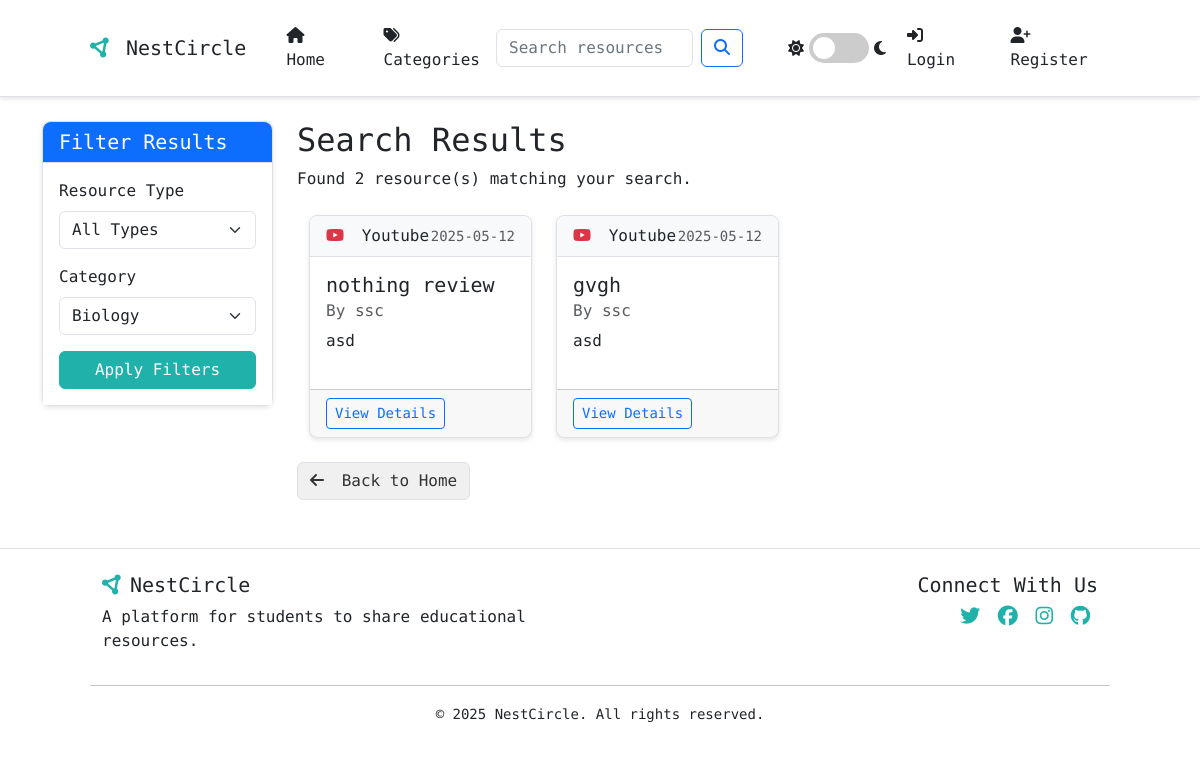
Screenshot of /search?category_id=5 with the database file from the repository.
### app.py (models this page shows, shortened)
class Resource(db.Model):
    id = db.Column(db.Integer, primary_key=True)
    title = db.Column(db.String(100), nullable=False)
    description = db.Column(db.Text, nullable=False)
    date_posted = db.Column(db.DateTime, nullable=False, default=datetime.utcnow)
    resource_type = db.Column(db.String(20), nullable=False)  # "link", "pdf", "youtube", etc.
    content = db.Column(db.Text, nullable=False)  # URL or file path
    user_id = db.Column(db.Integer, db.ForeignKey('user.id'), nullable=False)
    ratings = db.relationship('Rating', backref='resource', lazy=True, cascade="all, delete-orphan")
    comments = db.relationship('Comment', backref='resource', lazy=True, cascade="all, delete-orphan",
                              order_by="desc(Comment.date_posted)")
    bookmarks = db.relationship('Bookmark', backref='resource', lazy=True, cascade="all, delete-orphan")

class User(db.Model, UserMixin):
    id = db.Column(db.Integer, primary_key=True)
    username = db.Column(db.String(20), unique=True, nullable=False)
    email = db.Column(db.String(120), unique=True, nullable=False)
    password = db.Column(db.String(60), nullable=False)
    role = db.Column(db.String(20), nullable=False, default='user')  # 'user', 'moderator', 'admin'
    email_verified = db.Column(db.Boolean, default=False)
    notification_preferences = db.Column(db.Text, default='{"new_resources": true, "comments_on_resources": true, "ratings_on_resources": false}')
    resources = db.relationship('Resource', backref='author', lazy=True)
    ratings = db.relationship('Rating', backref='user', lazy=True)
    comments = db.relationship('Comment', backref='author', lazy=True)
    bookmarks = db.relationship('Bookmark', backref='user', lazy=True)

### app.py (the view)
@app.route('/search', methods=['GET'])
def search():
    query = request.args.get('query', '')
    category_id = request.args.get('category_id')
    resource_type = request.args.get('resource_type')
    resources_query = Resource.query
    if query:
        resources_query = resources_query.filter(
            (Resource.title.contains(query)) |
            (Resource.description.contains(query))
        )
    if category_id:
        resources_query = resources_query.join(
            resource_categories
        ).join(
            Category
        ).filter(Category.id == category_id)
    if resource_type:
        resources_query = resources_query.filter(Resource.resource_type == resource_type)
    resources = resources_query.order_by(Resource.date_posted.desc()).all()
    categories = Category.query.all()
    return render_template('search.html', resources=resources, query=query,
                          categories=categories, selected_category_id=category_id)

### app.py (called while the page is built)
@app.context_processor
def inject_now():
    return {'now': datetime.utcnow()}

@app.context_processor
def inject_user_roles():
    return {'is_admin': current_user.is_authenticated and current_user.has_role('admin'),
            'is_moderator': current_user.is_authenticated and current_user.has_role('moderator')}

### templates/search.html (shortened to what this page needs)
{% extends "base.html" %}
{% block content %}
<div class="row">
    <div class="col-md-3">
        <div class="card mb-4">
            <div class="card-header bg-primary text-white">
                <h5 class="mb-0">Filter Results</h5>
            </div>
            <div class="card-body">
                <form method="GET" action="{{ url_for('search') }}">
                    <div class="mb-3">
                        <label for="resource_type" class="form-label">Resource Type</label>
                        <select class="form-select" id="resource_type" name="resource_type">
                            <option value="">All Types</option>
                        </select>
                    </div>
                    {% if categories %}
                    <div class="mb-3">
                        <label for="category_id" class="form-label">Category</label>
                        <select class="form-select" id="category_id" name="category_id">
                            {% for category in categories %}
                                <option value="{{ category.id }}" {% if request.args.get('category_id')|int == category.id %}selected{% endif %}>
                                    {{ category.name }}
                                </option>
                            {% endfor %}
                        </select>
                    </div>
                    {% endif %}
                    <div class="d-grid">
                        <button type="submit" class="btn btn-primary">Apply Filters</button>
                    </div>
                </form>
            </div>
        </div>
    </div>
    <div class="col-md-9">
        <div class="mb-4">
            <h2>Search Results {% if query %}for "{{ query }}"{% endif %}</h2>
            <p>Found {{ resources|length }} resource(s) matching your search.</p>
        </div>
        {% if resources %}
            <div class="row">
                {% for resource in resources %}
                    <div class="col-md-4 mb-4">
                        <div class="card h-100">
                            <div class="card-header d-flex justify-content-between align-items-center">
                                <span>
                                    {% if resource.resource_type == 'link' %}
                                        <i class="fas fa-link text-info me-2"></i>
                                    {% elif resource.resource_type == 'pdf' %}
                                        <i class="fas fa-file-pdf text-danger me-2"></i>
                                    {% elif resource.resource_type == 'youtube' %}
                                        <i class="fab fa-youtube text-danger me-2"></i>
                                    {% endif %}
                                    {{ resource.resource_type|capitalize }}
                                </span>
                                <small class="text-muted">{{ resource.date_posted.strftime('%Y-%m-%d') }}</small>
                            </div>
                            <div class="card-body">
                                <h5 class="card-title">{{ resource.title }}</h5>
                                <h6 class="card-subtitle mb-2 text-muted">By {{ resource.author.username }}</h6>
                                <p class="card-text">{{ resource.description|truncate(100) }}</p>
                            </div>
                            <div class="card-footer">
                                <a href="{{ url_for('resource', resource_id=resource.id) }}" class="btn btn-sm btn-outline-primary">View Details</a>
                            </div>
                        </div>
                    </div>
                {% endfor %}
            </div>
        {% else %}
            <div class="alert alert-info">
                <p>No resources found matching your search criteria.</p>
                <p>Try using different keywords or browse all resources on the <a href="{{ url_for('home') }}">home page</a>.</p>
            </div>
        {% endif %}
        <a href="{{ url_for('home') }}" class="btn btn-outline-secondary">
            <i class="fas fa-arrow-left me-2"></i> Back to Home
        </a>
    </div>
</div>
{% endblock %}

### static/css/style.css (style rules this page uses)
:root { --primary-color: #20B2AA; --secondary-color: #17807a; --background-color: #ffffff; --card-bg-color: #ffffff; --text-color: #212529; --text-muted: #6c757d; --border-color: #dee2e6; --header-bg: #f8f9fa; --card-shadow: 0 2px 5px rgba(0, 0, 0, 0.1); --hover-shadow: 0 5px 15px rgba(0, 0, 0, 0.1); --alert-bg: #f8f9fa; --category-bg: #f0f0f0; --category-text: #333333; --list-group-bg: #ffffff; --list-group-hover: #f8f9fa; --input-text: #333333; --input-placeholder: #6c757d; --code-bg: #f1f1f1; --code-color: #e83e8c; }
body { font-family: 'Martian Mono', monospace; background-color: var(--background-color); color: var(--text-color); transition: background-color 0.3s ease, color 0.3s ease; }
.card { border-radius: 0.5rem; box-shadow: var(--card-shadow); transition: transform 0.3s ease, box-shadow 0.3s ease; background-color: var(--card-bg-color); border: 1px solid var(--border-color); color: var(--text-color); width: 100%; margin-bottom: 20px; }
.card-header { border-top-left-radius: 0.5rem !important; border-top-right-radius: 0.5rem !important; background-color: var(--header-bg); border-bottom: 1px solid var(--border-color); }
.card-body { background-color: var(--card-bg-color); color: var(--text-color); }
.card-title, .card-text { color: var(--text-color); }
.btn { transition: all 0.3s ease; }
.btn-primary { background-color: var(--primary-color); border-color: var(--primary-color); }
.form-control, .form-select, textarea { background-color: var(--card-bg-color); color: var(--input-text); border-color: var(--border-color); }
input, select, button, .btn { transition: background-color 0.3s ease, color 0.3s ease, border-color 0.3s ease; }
::placeholder { color: var(--input-placeholder) !important; opacity: 1; }
.form-select { color: var(--text-color) !important; }
select option { color: var(--text-color) !important; background-color: var(--card-bg-color); }
.btn-outline-secondary, .btn-secondary { background-color: var(--category-bg); color: var(--category-text); border-color: var(--border-color); }
.row { width: 100%; margin-right: 0; margin-left: 0; }

### rows the page displays
Resource: resource_type "Youtube", date_posted "2025-05-12", title "nothing review", author.username "ssc", description "asd"
Resource: resource_type "Youtube", date_posted "2025-05-12", title "gvgh", author.username "ssc", description "asd"

### other values shown
{{ resources|length }} "2"
form field category_id "Biology"
